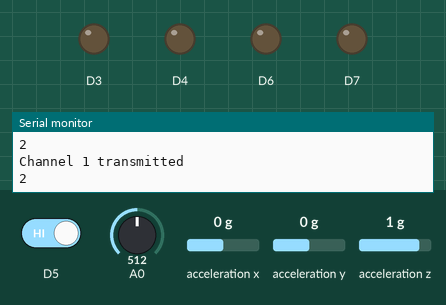
The sketch below on a simulated ESP8266 (NodeMCU). On the bench: output pins drawn as LEDs (lit = HIGH), the last lines printed to the serial monitor. Dashed ring = blinking. Inputs (shaded band) come from the test bench; at power-on: D5 HIGH, acceleration z 1 g, A0 = 512, acceleration x 0 g, acceleration y 0 g. WiFi joins after 1.5 s; servers stay silent unless stated.

Above: at 2.7 s.
2.8 s: D5 driven LOW
At 12.2 s:
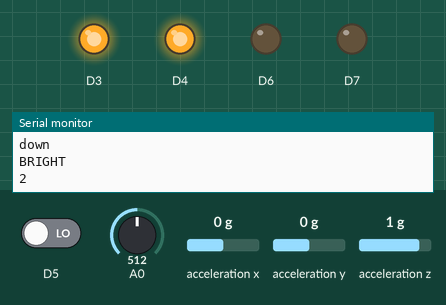
13.3 s: acceleration z set to 0.1 g
23.4 s: acceleration z set to -0.2 g
At 31.97 s:
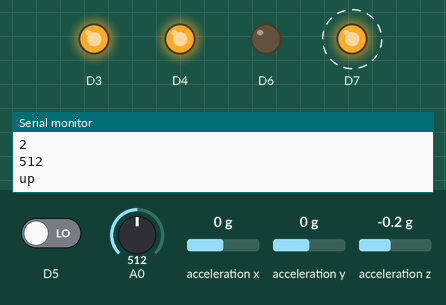
35.4 s: A0 set to 493
At 44.7 s:
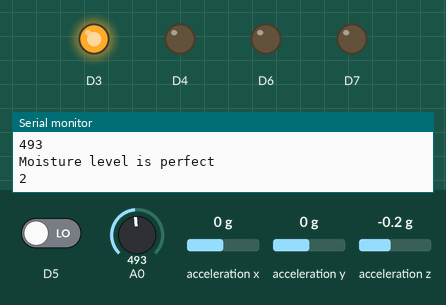
45.5 s: A0 set to 510
At 54.09 s:
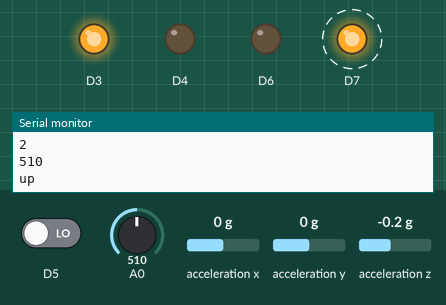
57.2 s: A0 set to 592
69.3 s: A0 set to 616
At 80.8 s:
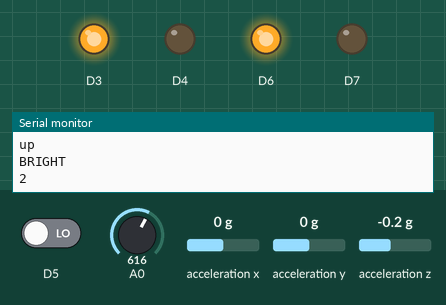
Timing chart, 0 to 92.3 s (numbered marks = the images above; inputs shaded):
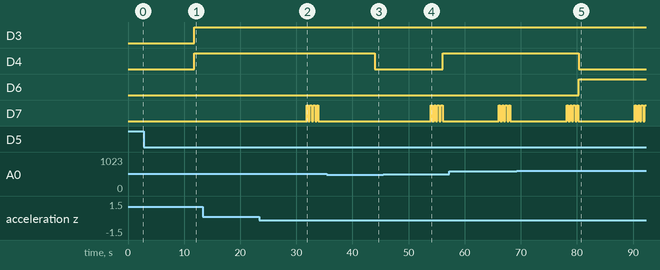

Measured:
- the behaviour switches between 0 and -0.1 g on acceleration z (found by bisection; images 1 and 2)
- the behaviour switches between 501 and 500 on A0 (found by bisection; images 2 and 3)
- the behaviour switches between 600 and 601 on A0 (found by bisection; images 4 and 5)
- after the input at 2.8 s, D3, D4: LOW → HIGH after 9.0 s
- after the input at 23.4 s, D7: alternates HIGH for 0.30 s and LOW for 0.30 s, 8 changes in all, then stays LOW, starting after 8.4 s
- after the input at 35.4 s, D4: HIGH → LOW after 8.5 s; D7: stops changing and stays LOW
- after the input at 45.5 s, D4: LOW → HIGH after 10.6 s; D7: alternates HIGH for 0.30 s and LOW for 0.30 s, 8 changes in all, then stays LOW, starting after 8.4 s
- after the input at 69.3 s, D4: HIGH → LOW after 11.0 s; D6: LOW → HIGH after 11.0 s

The sketch:

Smart_Agri_IOT.ino
```cpp
#include <Wire.h>

#include <ESP8266WiFi.h>
#include <WiFiClient.h>
#include <ThingSpeak.h>
#include <Adafruit_Sensor.h>
#include <Adafruit_ADXL345_U.h>
Adafruit_ADXL345_Unified accel = Adafruit_ADXL345_Unified(12345);

const char* ssid = "ESPsoftAP_01";
const char* password = "12345678";
WiFiClient client;
unsigned long myChannelNumber =  632961;
const char * myWriteAPIKey = "9EQAAYD8L82TBVGX";
int moist=1;

int state = 1;


void setup() {
  Serial.begin(115200);
  pinMode(D6,OUTPUT);
  pinMode(D3,OUTPUT);
  pinMode(D4,OUTPUT);
    pinMode(D7,OUTPUT);
  digitalWrite(D7,LOW);
  digitalWrite(D6,LOW);
  digitalWrite(D3,LOW);
  digitalWrite(D4,LOW);
  if(!accel.begin())
  {
    Serial.println("Ooops, no ADXL345 detected ... Check your wiring!");
    while(1);
  }
  accel.setRange(ADXL345_RANGE_16_G);


  Serial.println();
Serial.println();
Serial.print("Connecting to ");
Serial.println(ssid);
WiFi.begin(ssid, password);
while (WiFi.status() != WL_CONNECTED)
{
delay(500);
Serial.print(".");
}
Serial.println("");
Serial.println("WiFi connected");
// Print the IP address
Serial.println(WiFi.localIP());
ThingSpeak.begin(client);
}


void loop() {

  digitalWrite(D7,LOW);
    sensors_event_t event;
  accel.getEvent(&event);

float a=(event.acceleration.z)/9.8;
  if(digitalRead(D5)== LOW)
  {

    Serial.println(analogRead(A0));
  if(analogRead(A0)>500) // put your main code here, to run repeatedly:

    {
      if(a<0.0)
      {
          Serial.println("up");
          digitalWrite(D7,HIGH);
          delay(300);
          digitalWrite(D7,LOW);
           delay(300);
           digitalWrite(D7,HIGH);
          delay(300);
          digitalWrite(D7,LOW);
           delay(300);
           digitalWrite(D7,HIGH);
          delay(300);
          digitalWrite(D7,LOW);
           delay(300);
           digitalWrite(D7,HIGH);
          delay(300);
          digitalWrite(D7,LOW);
      }
  else
  {
  Serial.println("down");
   digitalWrite(D7,LOW);
  }
  delay(10);
      Serial.println("BRIGHT");
      if(analogRead(A0)>900)
    {
      digitalWrite(D6,HIGH);
      digitalWrite(D3,LOW);
      digitalWrite(D4,LOW);

    }

    else if(analogRead(A0)>600)
    {
       digitalWrite(D6,HIGH);
      digitalWrite(D3,HIGH);
      digitalWrite(D4,LOW);

    }
    else
    {
      digitalWrite(D6,LOW);
      digitalWrite(D3,HIGH);
      digitalWrite(D4,HIGH);

    }
    }
    else
    {
    Serial.println("Moisture level is perfect");
       digitalWrite(D6,LOW);
      digitalWrite(D3,HIGH);
      digitalWrite(D4,LOW);
    }

  }
  else
  Serial.println("Dark");


  if (state==1) {
    moist=analogRead(A0);
ThingSpeak.writeField(myChannelNumber, 1, moist, myWriteAPIKey);
state = state+1;
 // val1 prints a set of odd numbers
Serial.println(state);
Serial.println("Channel 1 transmitted");
}
Serial.println(state);
delay(10000);

}
```
